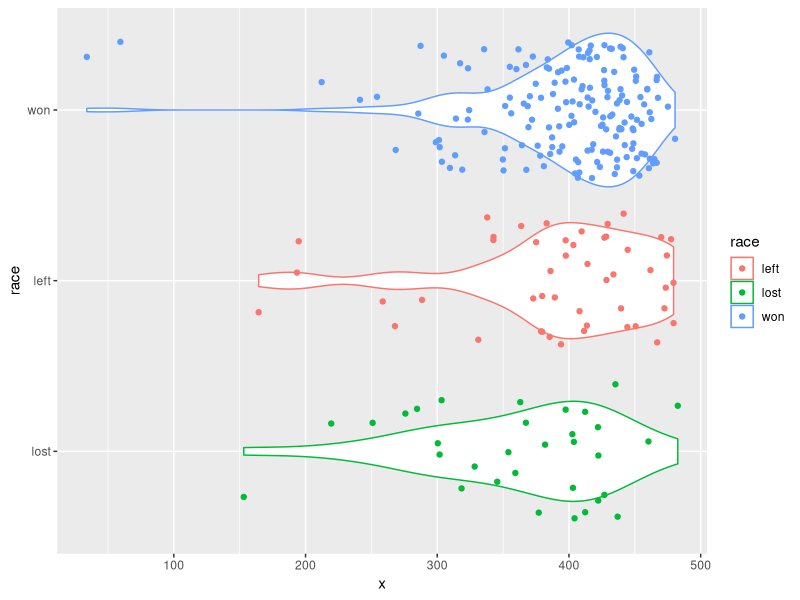
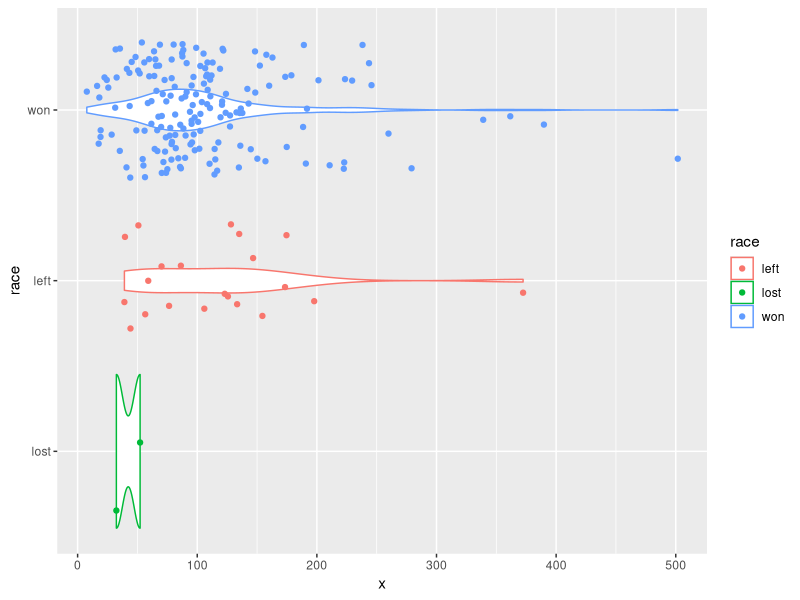
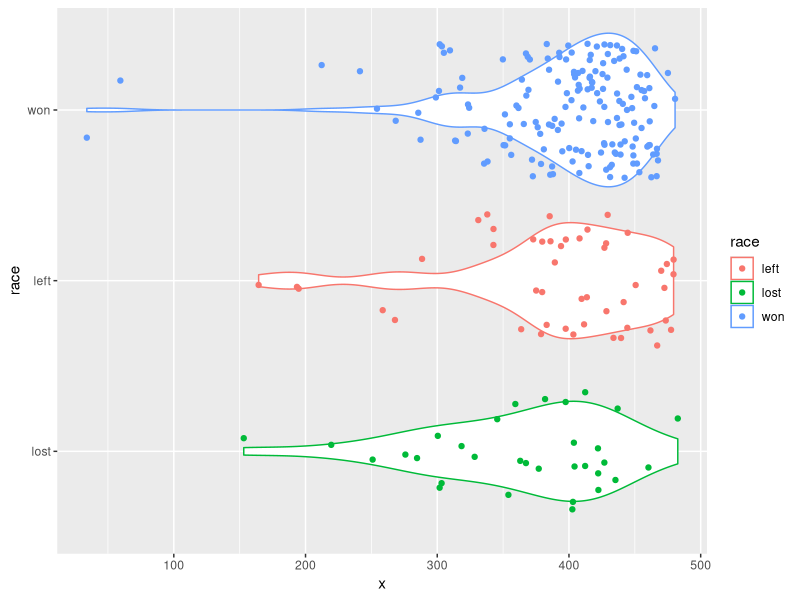
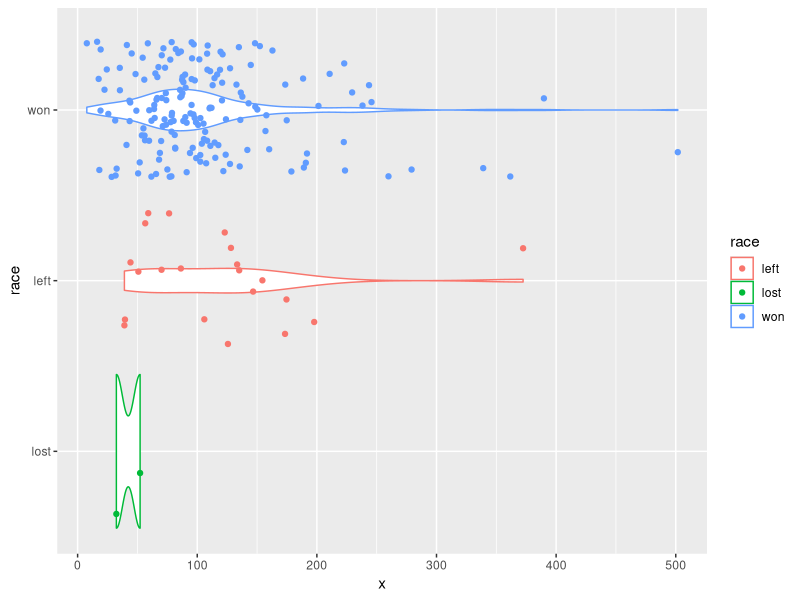

Write R code to recreate these figures, in order.
library(ggplot2)

rep <- read.csv("partisanship rep.csv")

ggplot(rep, aes(x=race, y=x, color=race)) +
    geom_violin() +
    coord_flip() +
    scale_x_discrete(limits=c("lost", "left", "won")) +
    geom_jitter()

ggsave("partisanship rep.png")

dem <- read.csv("partisanship dem.csv")

ggplot(dem, aes(x=race, y=x, color=race)) +
    geom_violin() +
    coord_flip() +
    scale_x_discrete(limits=c("lost", "left", "won")) +
    geom_jitter()

ggsave("partisanship dem.png")
